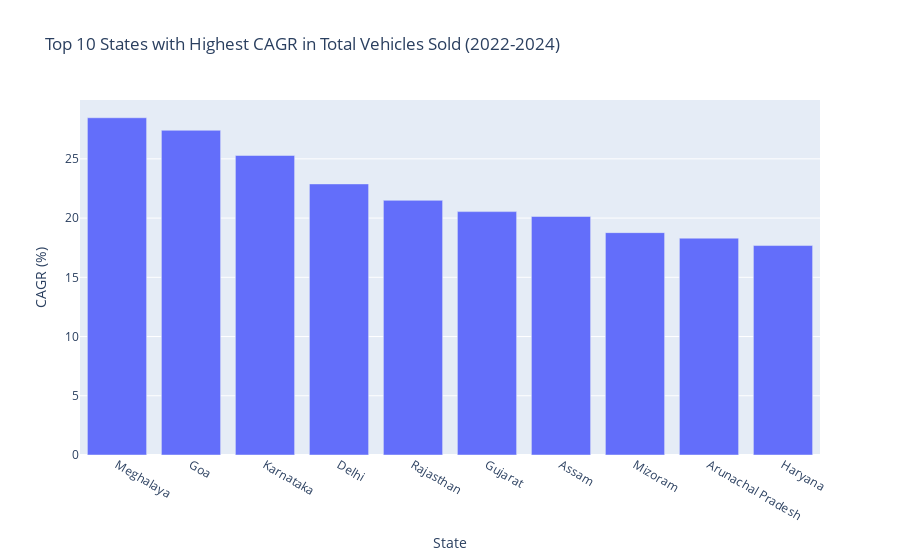

Source (notebook cell):
### Code cell
# 7. List down the top 10 states that had the highest compounded annual growth rate (CAGR) from 2022 to 2024 in total vehicles sold.

# Group data by state and fiscal year
total_sales_by_state = merged_state.groupby(['state', 'fiscal_year'])['total_vehicles_sold'].sum().unstack()

# Calculate CAGR for each state
cagr_results_state = []

for state in total_sales_by_state.index:
    start_value = total_sales_by_state.loc[state, 2022]
    end_value = total_sales_by_state.loc[state, 2024]
    cagr = calculate_cagr(end_value, start_value, 2)  # From 2022 to 2024
    cagr_results_state.append({'state': state, 'CAGR': cagr})

# Convert to DataFrame and get top 10 states by CAGR
cagr_df_state = pd.DataFrame(cagr_results_state)
cagr_df_state['CAGR'] = cagr_df_state['CAGR'] * 100  # Convert to percentage
top_10_states_cagr = cagr_df_state.nlargest(10, 'CAGR')


fig_cagr_states = px.bar(top_10_states_cagr, x='state', y='CAGR',
                         title='Top 10 States with Highest CAGR in Total Vehicles Sold (2022-2024)',
                         labels={'CAGR': 'CAGR (%)', 'state': 'State'})
fig_cagr_states.show()

### Figure 1 — Plotly figure (JSON) as saved in the notebook; plotly's stock layout.template omitted (floating-point values rounded to 4 significant figures)
{"data": [{"alignmentgroup": "True", "hovertemplate": "State=%{x}<br>CAGR (%)=%{y}<extra></extra>", "legendgroup": "", "marker": {"color": "#636efa", "pattern": {"shape": ""}}, "name": "", "offsetgroup": "", "orientation": "v", "showlegend": false, "textposition": "auto", "type": "bar", "x": ["Meghalaya", "Goa", "Karnataka", "Delhi", "Rajasthan", "Gujarat", "Assam", "Mizoram", "Arunachal Pradesh", "Haryana"], "xaxis": "x", "y": [28.47, 27.41, 25.28, 22.88, 21.5, 20.55, 20.13, 18.77, 18.3, 17.68], "yaxis": "y"}], "layout": {"barmode": "relative", "legend": {"tracegroupgap": 0}, "title": {"text": "Top 10 States with Highest CAGR in Total Vehicles Sold (2022-2024)"}, "xaxis": {"anchor": "y", "domain": [0, 1], "title": {"text": "State"}}, "yaxis": {"anchor": "x", "domain": [0, 1], "title": {"text": "CAGR (%)"}}}}
